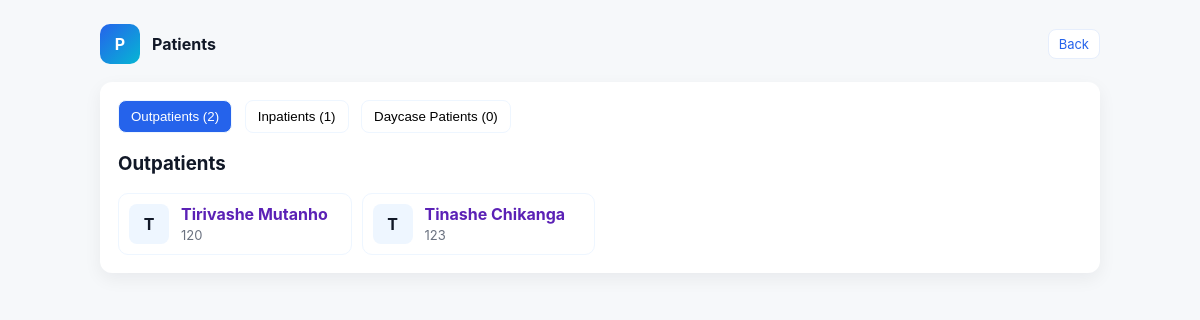
/patients_by_type.php (signed in), run on the app's committed database.
### tables this page shows
CREATE TABLE patients (
    id INTEGER PRIMARY KEY AUTOINCREMENT,
    patient_id TEXT UNIQUE NOT NULL,
    name TEXT NOT NULL,
    age INTEGER NOT NULL,
    type TEXT NOT NULL, -- outpatient, inpatient, daycase
    admission_date TEXT NULL,
    discharge_date TEXT NULL,
    ward_number INTEGER NULL,
    daily_bed_charge REAL NULL,
    procedure_name TEXT NULL,
    theatre_fee REAL NULL
);

### src/DB.php (called while the page is built, shortened)
<?php
class DB
{
    private static ?\PDO $pdo = null;
    private static string $path;
    public static function getPath(): string
    {
        if (!isset(self::$path)) {
            self::$path = __DIR__ . '/../data/hospital.db';
        }
        return self::$path;
    }
    public static function getPDO(): \PDO
    {
        if (self::$pdo === null) {
            $dsn = 'sqlite:' . self::getPath();
            self::$pdo = new \PDO($dsn);
            self::$pdo->setAttribute(\PDO::ATTR_ERRMODE, \PDO::ERRMODE_EXCEPTION);
        }
        return self::$pdo;
    }
}

### public/bootstrap.php (called while the page is built, shortened)
<?php
require_once __DIR__ . '/../src/DB.php';
require_once __DIR__ . '/../src/Patient.php';
$repo = new PatientRepository();

### src/Repositories/PatientRepository.php (called while the page is built, shortened)
<?php
class PatientRepository
{
    private \PDO $pdo;
    public function __construct()
    {
        $this->pdo = DB::getPDO();
    }
    public function getAll(): array
    {
        $rows = $this->pdo->query('SELECT * FROM patients ORDER BY id DESC')->fetchAll(\PDO::FETCH_ASSOC);
        $out = [];
        foreach ($rows as $r) {
            $out[] = $this->rowToPatient($r);
        }
        return $out;
    }
    private function rowToPatient(array $r): Patient
    {
        $type = $r['type'] ?? 'outpatient';
        if ($type === 'inpatient') {
            $p = new Inpatient($r['patient_id'], $r['name'], (int)$r['age'], $r['admission_date'] ?? date('Y-m-d'), (int)($r['ward_number'] ?? 0), (float)($r['daily_bed_charge'] ?? 0.0));
            if (!empty($r['discharge_date'])) $p->discharge($r['discharge_date']);
        } elseif ($type === 'daycase') {
            $p = new DaycasePatient($r['patient_id'], $r['name'], (int)$r['age'], $r['admission_date'] ?? date('Y-m-d'), (int)($r['ward_number'] ?? 0), $r['procedure_name'] ?? '', (float)($r['theatre_fee'] ?? 0.0));
        } else {
            $p = new Outpatient($r['patient_id'], $r['name'], (int)$r['age']);
        }
        $stmt = $this->pdo->prepare('SELECT * FROM consultations WHERE patient_id = :pid ORDER BY id');
        $stmt->execute([':pid' => $r['patient_id']]);
        $cons = $stmt->fetchAll(\PDO::FETCH_ASSOC);
        foreach ($cons as $c) {
            $p->addConsultation(new Consultation($c['date'], $c['doctor'], (float)$c['fee']));
        }
        $stmt = $this->pdo->prepare('SELECT * FROM procedures WHERE patient_id = :pid ORDER BY id');
        $stmt->execute([':pid' => $r['patient_id']]);
        $procs = $stmt->fetchAll(\PDO::FETCH_ASSOC);
        foreach ($procs as $pr) {
            $p->addProcedure(new ProcedurePerformed($pr['name'], (float)$pr['cost']));
        }
        return $p;
    }
}

### src/Patient.php (called while the page is built, shortened)
<?php
abstract class Patient
{
    protected string $patientId;
    protected string $name;
    public function __construct(string $patientId, string $name, int $age)
    {
        $this->patientId = $patientId;
        $this->name = $name;
    }
    public function getPatientId(): string
    {
        return $this->patientId;
    }
    public function getName(): string
    {
        return $this->name;
    }
}

### public/patients_by_type.php (the view, shortened to what this page needs)
<?php
require_once __DIR__ . '/bootstrap.php';
$all = $repo->getAll();
$out = []; $in = []; $day = [];
foreach ($all as $p) {
    if ($p instanceof \Hospital\Inpatient) $in[] = $p;
    elseif ($p instanceof \Hospital\DaycasePatient) $day[] = $p;
    else $out[] = $p;
}
?><!doctype html>
<html>
<head>
  <link rel="stylesheet" href="assets/style.css">
  </head>
<body>
<div class="container">
  <div class="header">
    <div class="brand"><div class="logo">P</div><div><div style="font-weight:700">Patients</div></div></div>
    <div class="controls"><a class="btn secondary" href="index.php">Back</a></div>
  </div>
  <div class="card">
    <div style="margin-bottom:12px">
      <button class="tab-btn" data-target="outpatients" onclick="showTab('outpatients')">Outpatients (<?php echo count($out); ?>)</button>
      <button class="tab-btn" data-target="inpatients" onclick="showTab('inpatients')">Inpatients (<?php echo count($in); ?>)</button>
      <button class="tab-btn" data-target="daycases" onclick="showTab('daycases')">Daycase Patients (<?php echo count($day); ?>)</button>
    </div>
    <div id="outpatients" class="tab">
      <h3>Outpatients</h3>
      <div class="patients-grid">
        <?php foreach ($out as $p): ?>
          <a class="patient-card" href="patient.php?id=<?php echo urlencode($p->getPatientId()); ?>">
            <div class="initial"><?php echo htmlspecialchars(substr($p->getName(),0,1)); ?></div>
            <div class="patient-meta">
              <strong><?php echo htmlspecialchars($p->getName()); ?></strong>
              <div class="small"><?php echo htmlspecialchars($p->getPatientId()); ?></div>
            </div>
          </a>
        <?php endforeach; ?>
      </div>
    </div>
  </div>
</div>
</body>
</html>

### public/assets/style.css (style rules this page uses)
:root { --bg:#f6f8fa; --card:#ffffff; --muted:#6b7280; --accent:#2563eb; --accent-2:#06b6d4; --success:#16a34a; --danger:#dc2626; }
* { box-sizing:border-box }
body { font-family:Inter,ui-sans-serif,system-ui,-apple-system,'Segoe UI',Roboto,'Helvetica Neue',Arial; background:var(--bg); color:#111827; margin:0; padding:24px }
.container { max-width:1000px; margin:0 auto }
.header { display:flex;align-items:center;justify-content:space-between;margin-bottom:18px }
.brand { display:flex;align-items:center;gap:12px }
.logo { width:48px;height:48px;background:linear-gradient(135deg,var(--accent),var(--accent-2));border-radius:10px;display:flex;align-items:center;justify-content:center;color:#fff;font-weight:700 }
.card { background:var(--card);border-radius:12px;padding:18px;box-shadow:0 6px 18px rgba(15,23,42,0.06) }
.controls { display:flex;gap:8px }
.header .controls { display:flex;gap:8px;flex-wrap:wrap;align-items:center }
.header .controls .btn { padding:6px 10px;font-size:13px;border-radius:8px }
.header .controls .btn.secondary { padding:6px 10px;background:#fff;color:var(--accent);border:1px solid #e6eefc }
.header .brand .logo { width:40px;height:40px }
.btn { background:var(--accent);color:#fff;padding:8px 12px;border-radius:8px;text-decoration:none;display:inline-block }
.btn.secondary { background:#fff;color:var(--accent);border:1px solid #e6eefc }
.small { font-size:12px;color:var(--muted) }
.patients-grid { display:grid;grid-template-columns:repeat(4,1fr);gap:10px;margin-top:8px }
.patient-card { background:#fff;border-radius:10px;padding:10px;border:1px solid #eef6ff;display:flex;align-items:center;gap:12px }
.patient-card .initial { width:40px;height:40px;border-radius:8px;background:#eef6ff;display:flex;align-items:center;justify-content:center;font-weight:700 }
.patient-meta { display:flex;flex-direction:column }
.patient-card { color:inherit;text-decoration:none;transition:transform .12s ease,box-shadow .12s ease }
.patient-card strong { color:#5b21b6;font-size:16px;line-height:1.1;text-decoration:none }
.patient-card .small { color:var(--muted);text-decoration:none;margin-top:4px;font-size:13px }

### public/patients_by_type.php (style rules this page uses)
.tab-btn { padding:8px 12px;border-radius:8px;background:#fff;border:1px solid #eef6ff;margin-right:8px }
.tab-btn.active { background:var(--accent);color:#fff }

### data on the page
patients: name "T", name "Tirivashe Mutanho", patient "120"
patients: name "T", name "Tinashe Chikanga", patient "123"

### other printed values
count($out) "2"
count($in) "1"
count($day) "0"
